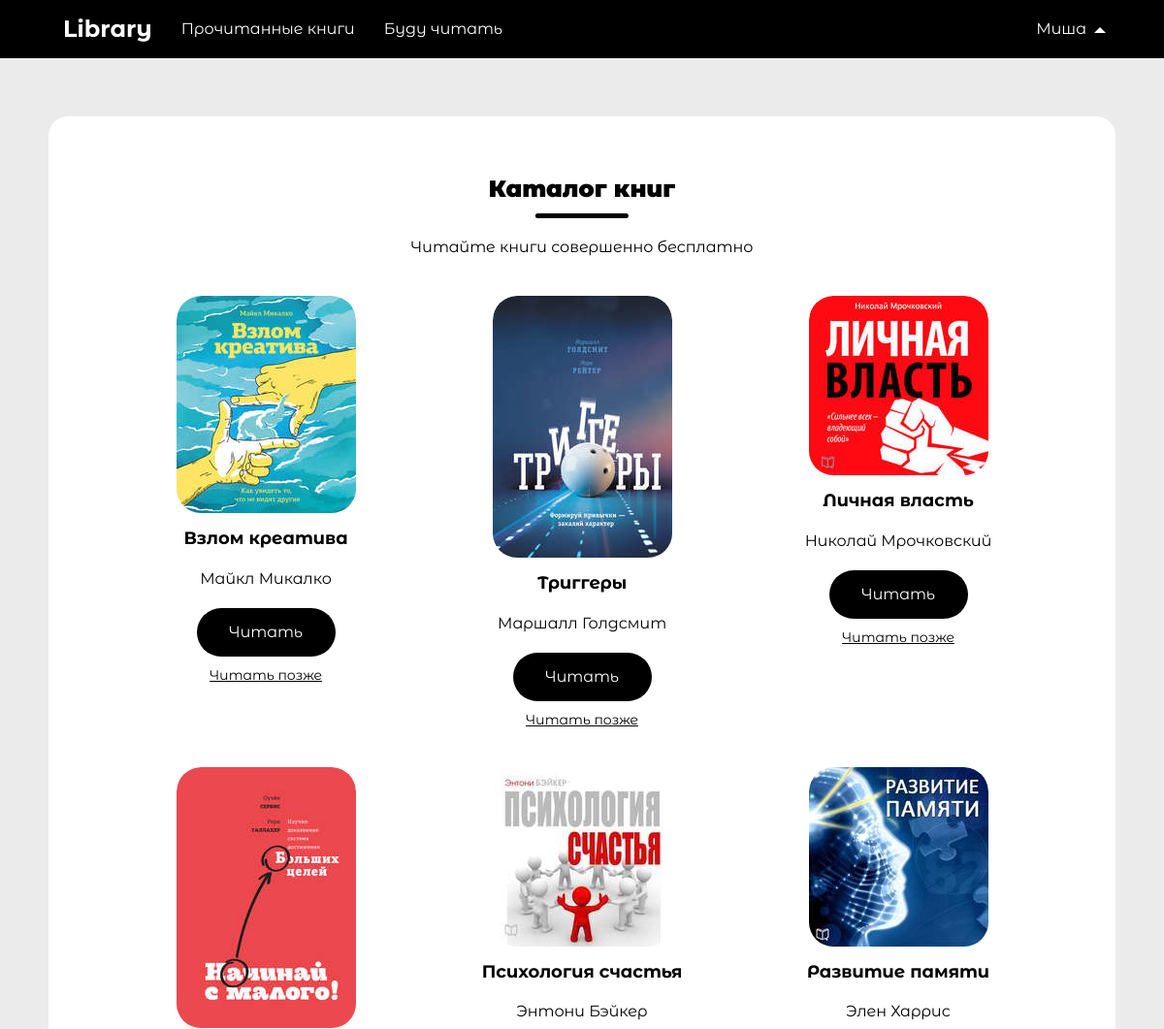
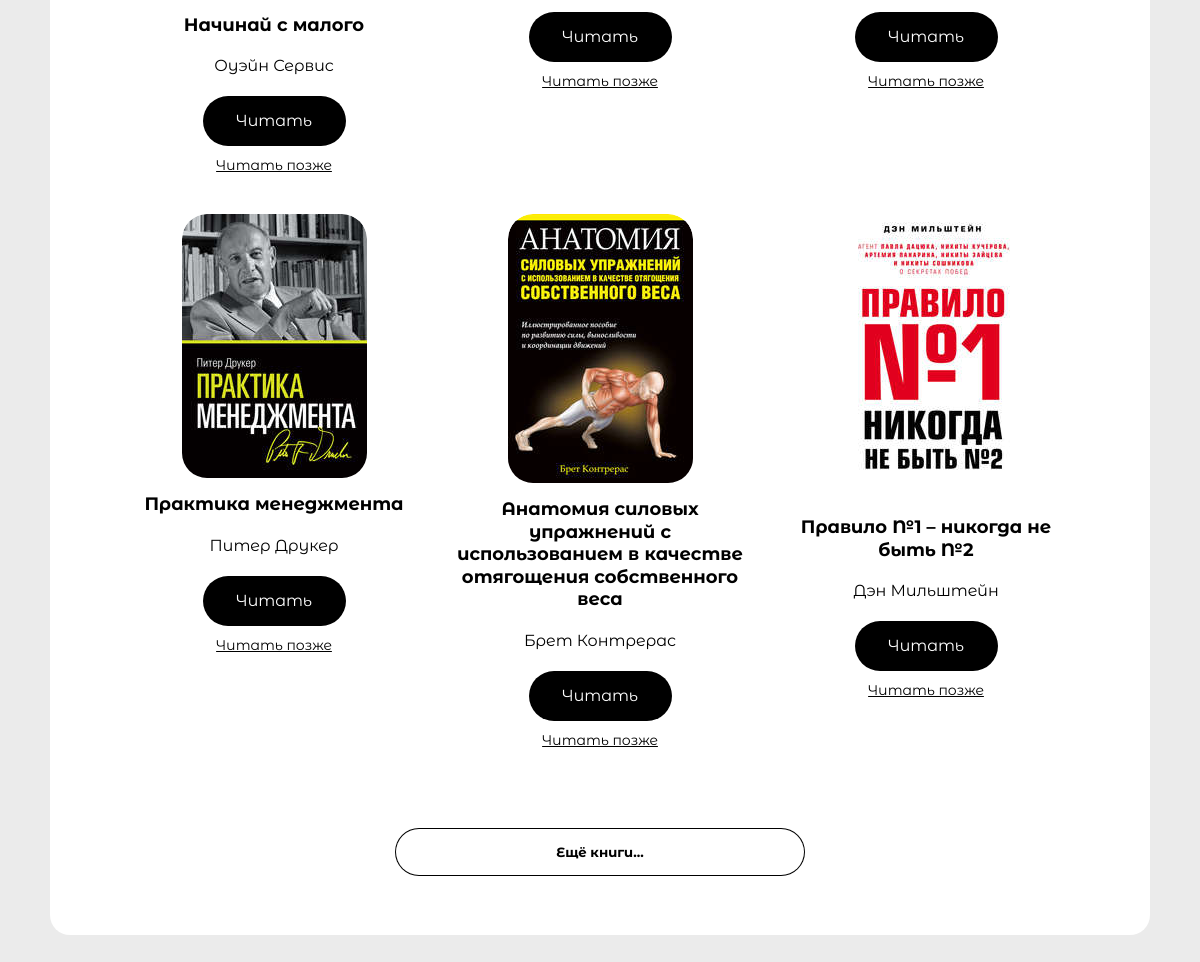
The app's page /index.php (signed in) with its own data (2 pictures, top to bottom).
### tables this page shows
CREATE TABLE `books` (
  `id` int(11) NOT NULL,
  `img` varchar(100) NOT NULL,
  `title` varchar(100) NOT NULL,
  `author` varchar(100) NOT NULL,
  `description` text NOT NULL
);

### includes/db.php (called while the page is built, shortened)
<?php
class DB_connect
{
    public $connection;
    function __construct()
    {
        $this->connection = new mysqli(DB_SERVER, DB_USERNAME, DB_PASSWORD, DB_DATABASE);
    }
    function ret_obj()
    {
        return $this->connection;
    }
}

### includes/functions.php (the view, shortened to what this page needs)
<?php
include_once 'db.php';
class User
{
    protected $db;
    public function __construct()
    {
        $this->db = new DB_connect();
        $this->db = $this->db->ret_obj();
    }
    public function books()
    {
        $limit = 9;
        echo '<div class="books__list" id="books__list">';
        $query = "SELECT * FROM `books` LIMIT $limit";
        $result = $this->db->query($query) or die($this->db->error);
        $video_id = '';
        while ($read_books = $result->fetch_array(MYSQLI_ASSOC)) {
            $video_id = $read_books['id'];
            $img = $read_books['img'];
            $title = $read_books['title'];
            $author = $read_books['author'];
            echo '<div class="books__item">
        <div class="item-books__img">
            <img src="../img/' . $img . '" alt="' . $title . '">
        </div>';
            echo '<h2 class="item-books__title">' . $title . '</h2>
        <span class="item-books__author">' . $author . '</span>';
            if (isset($_SESSION['name'])) {
                echo "<a href=\"includes/book_reading_page.php?id=$video_id\" class='item-books__button'>Читать</a>"; ?>
                <button class="item-books__will_read will_read-<?= $video_id ?>" onClick="AjaxWillRead('<?= $video_id ?>,<?= $title ?>,<?= $author ?>')">Читать позже</button>
<?php }
            echo '</div>';
        }
        echo '</div>
<div id="remove_row">';
        echo '<button class="button__read_more form-control" type="button" name="btn_more" data-vid="' . $video_id . '" id="btn_more">Ещё книги...</button>
</div>';
    }
}

### index.php (shortened to what this page needs)
<?php
include_once 'includes/functions.php';
$user = new User();
?>
<!DOCTYPE html>
<html lang="ru">
<head>
    <link rel="stylesheet" href="../css/style.css">
    <link rel="stylesheet" href="../css/fonts.css">
</head>
<body>
    <header class="header">
        <div class="wrapper">
            <ul class="header__menu">
                <li><span class="link logo">Library</span></li>
                <?php if (isset($_SESSION['name'])) { ?>
                    <li><a href="includes/read_the_book.php" class="link">Прочитанные книги</a></li>
                    <li><a href="includes/list_will_read.php" class="link">Буду читать</a></li>
                <?php } ?>
            </ul>
            <ul class="header__menu">
                <li class="header__menu-elements">
                    <?php if (isset($_SESSION['name'])) { ?>
                        <a href="/" class="link">
                            <?php echo $_SESSION['name']; ?>
                        </a>
                </li>
            <?php } else { ?>
                <li>
                    <a href="includes/registration.php" class="link">Регистрация</a>
                <?php } ?>
            </ul>
        </div>
    </header>
    <div class="wrapper">
        <section class="books">
            <h1 class="title">Каталог книг</h1>
            <p class="description">Читайте книги совершенно бесплатно</p>
            <?php $user->books(); ?>
        </section>
    </div>
</body>
</html>

### css/style.css (style rules this page uses)
* { margin: 0; padding: 0; box-sizing: border-box; list-style: none; text-decoration: none; font-family: 'Montserrat Alternates Regular'; }
body { position: relative; background-color: rgba(0, 0, 0, 0.0784314); line-height: 1.25; height: 100%; }
div.wrapper { width: 1100px; margin: 0 auto; height: 100%; }
header.header { position: fixed; top: 0; left: 0; width: 100%; z-index: 1; background-color: #000; }
header.header>div.wrapper, footer.footer>div.wrapper { display: flex; justify-content: space-between; align-items: center; min-height: 60px; }
ul.header__menu { display: flex; }
ul.header__menu li, ul.header__menu-center li { position: relative; transition: .3s ease-in-out; -webkit-transition: .3s ease-in-out; -moz-transition: .3s ease-in-out; -ms-transition: .3s ease-in-out; -o-transition: .3s ease-in-out; }
span.link.logo { font-size: 24px; font-family: 'Montserrat Alternates Bold'; font-weight: 900; transition: .3s ease-in-out; -webkit-transition: .3s ease-in-out; -moz-transition: .3s ease-in-out; -ms-transition: .3s ease-in-out; -o-transition: .3s ease-in-out; }
ul.header__menu li a, ul.header__menu li span, ul.header__menu-center li a, ul.header__menu-center li span { cursor: pointer; display: block; color: #fff; line-height: 60px; padding: 0 15px; }
section.books { position: relative; padding: 60px 40px; margin: 120px 0 120px 0; text-align: center; background-color: #fff; border-radius: 20px; -webkit-border-radius: 20px; -moz-border-radius: 20px; -ms-border-radius: 20px; -o-border-radius: 20px; }
h1.title { display: inline-block; position: relative; color: #000; font-family: 'Montserrat Alternates Black'; padding: 0 0 15px 0; }
h1.title::after { content: ''; position: absolute; left: 50%; bottom: 0; width: 50%; height: 5px; border-radius: 50px; background: #000; transform: translateX(-50%); -webkit-transform: translateX(-50%); -moz-transform: translateX(-50%); -ms-transform: translateX(-50%); -o-transform: translateX(-50%); -webkit-border-radius: 50px; -moz-border-radius: 50px; -ms-border-radius: 50px; -o-border-radius: 50px; }
p.description { display: block; margin: 20px 0; }
div.books__list { display: flex; flex-wrap: wrap; justify-content: center; }
div.books__item { display: flex; flex-direction: column; width: calc(90% / 3); padding: 10px; margin: 10px; }
div.item-books__img { display: block; margin: 0 auto; max-width: 185px; height: auto; overflow: hidden; border-radius: 25px; -webkit-border-radius: 25px; -moz-border-radius: 25px; -ms-border-radius: 25px; -o-border-radius: 25px; }
div.item-books__img img { border-radius: 25px; -webkit-border-radius: 25px; -moz-border-radius: 25px; -ms-border-radius: 25px; -o-border-radius: 25px; transition: .4s ease-in-out; -webkit-transition: .4s ease-in-out; -moz-transition: .4s ease-in-out; -ms-transition: .4s ease-in-out; -o-transition: .4s ease-in-out; }
h2.item-books__title { font-family: 'Montserrat Alternates Bold'; display: inline-block; margin: 10px 0; font-size: 18px; }
span.item-books__author { display: inline-block; margin: 10px 0; }
a.item-books__button { display: block; background: #000; color: #fff; box-shadow: 0 0 0 0 #000; margin: 10px auto; min-width: 50%; }
a.item-books__button, button.button__read_more { padding: 15px 10px; border-radius: 50px; cursor: pointer; outline: none; border: none; transition: .3s ease-in-out; -webkit-transition: .3s ease-in-out; -moz-transition: .3s ease-in-out; -ms-transition: .3s ease-in-out; -o-transition: .3s ease-in-out; }
button.button__read_more { margin-top: 60px; background: #fff; color: #000; box-shadow: 0 0 0 1px #000; min-width: 40%; font-family: 'Montserrat Alternates Bold'; transition: .3s ease-in-out; -webkit-transition: .3s ease-in-out; -moz-transition: .3s ease-in-out; -ms-transition: .3s ease-in-out; -o-transition: .3s ease-in-out; }
li.header__menu-elements a.link { position: relative; padding: 0 30px 0 15px; }
li.header__menu-elements a.link::after { content: ""; position: absolute; top: 46%; right: 10%; width: 0; height: 0; border: 6px solid transparent; border-bottom-color: #fff; border-top: 0; transition: .3s ease-in-out; -webkit-transition: .3s ease-in-out; -moz-transition: .3s ease-in-out; -ms-transition: .3s ease-in-out; -o-transition: .3s ease-in-out; }
div#remove_row { display: block; width: 100%; }
button.item-books__will_read { cursor: pointer; font-size:14px; background-color:transparent; border: none; outline: none; text-decoration: underline; color: #000; }

### records on screen
books: img+title (picture), title "Взлом креатива", author "Майкл Микалко"
books: img+title (picture), title "Триггеры", author "Маршалл Голдсмит"
books: img+title (picture), title "Личная власть", author "Николай Мрочковский"
books: img+title (picture), title "Начинай с малого", author "Оуэйн Сервис"
books: img+title (picture), title "Психология счастья", author "Энтони Бэйкер"
books: img+title (picture), title "Развитие памяти", author "Элен Харрис"
books: img+title (picture), title "Практика менеджмента", author "Питер Друкер"
books: img (picture), title "Анатомия силовых упражнений с использованием в качестве отягощения собственного веса", author "Брет Контрерас"
books: img (picture), title "Правило №1 – никогда не быть №2", author "Дэн Мильштейн"

### other values on screen
$_SESSION['name'] "Миша"
